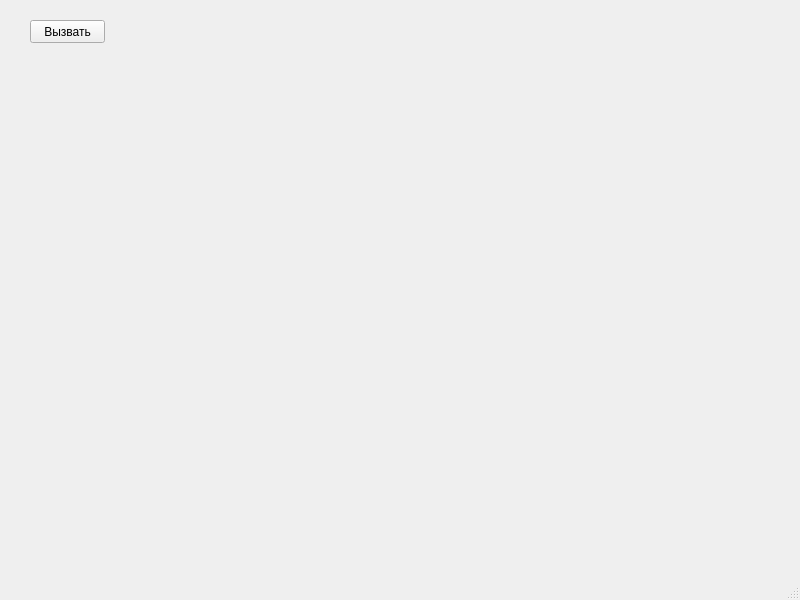
<?xml version="1.0" encoding="UTF-8"?>
<ui version="4.0">
 <class>MainWindow</class>
 <widget class="QMainWindow" name="MainWindow">
  <property name="geometry">
   <rect>
    <x>0</x>
    <y>0</y>
    <width>800</width>
    <height>600</height>
   </rect>
  </property>
  <property name="windowTitle">
   <string>ОКРУЖНОСТИ!!!1!1!!111!!</string>
  </property>
  <widget class="QWidget" name="centralwidget">
   <widget class="QPushButton" name="pushButton">
    <property name="geometry">
     <rect>
      <x>30</x>
      <y>20</y>
      <width>75</width>
      <height>23</height>
     </rect>
    </property>
    <property name="text">
     <string>Вызвать</string>
    </property>
   </widget>
  </widget>
  <widget class="QMenuBar" name="menubar">
   <property name="geometry">
    <rect>
     <x>0</x>
     <y>0</y>
     <width>800</width>
     <height>21</height>
    </rect>
   </property>
  </widget>
  <widget class="QStatusBar" name="statusbar"/>
 </widget>
 <resources/>
 <connections/>
</ui>
